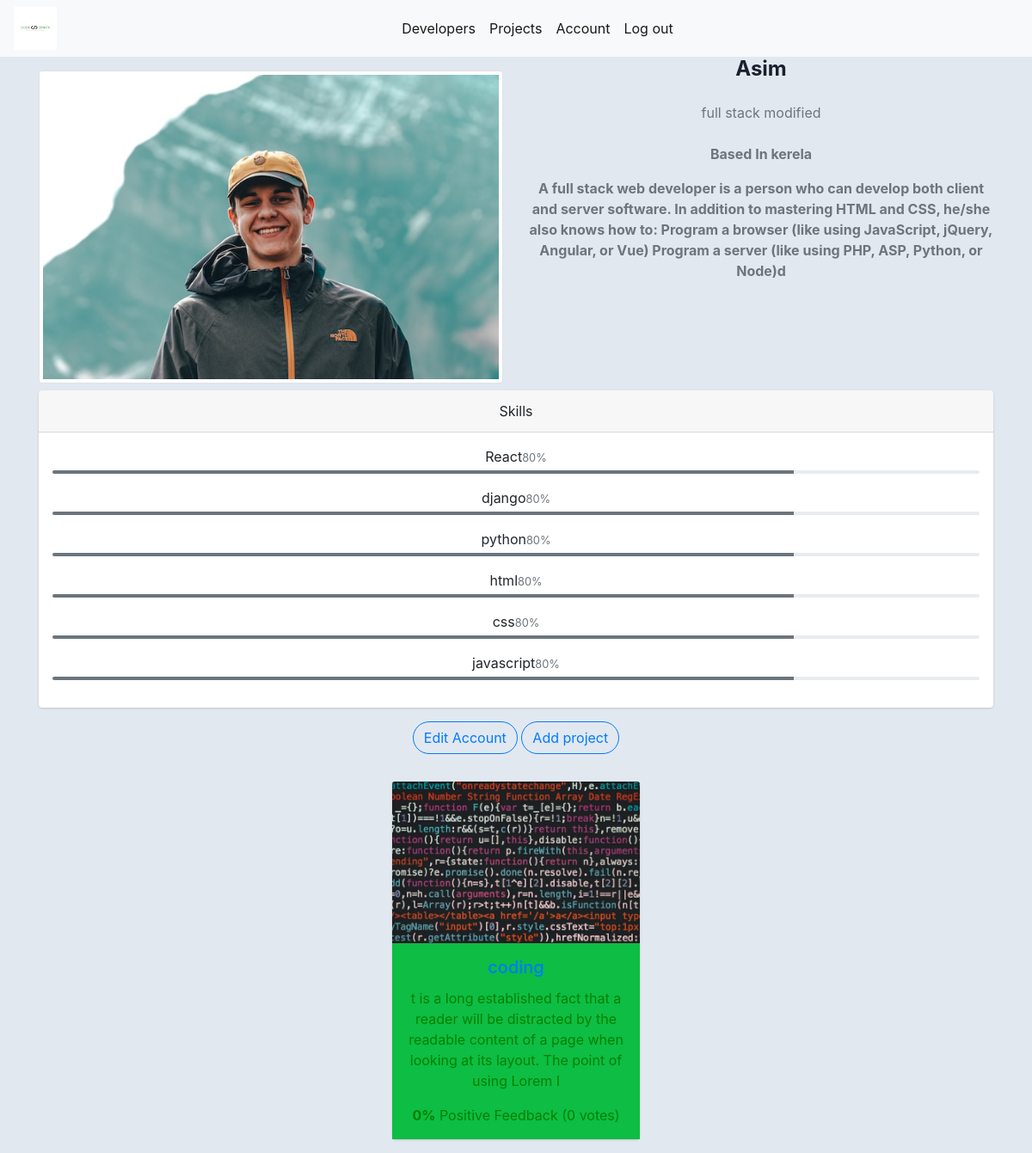
Page /user_account (signed in) on the committed database.
### users/models.py (models this page shows, shortened)
class Profile(models.Model):
    user = models.OneToOneField(User, on_delete=models.CASCADE, null=True, blank=True)
    name = models.CharField(max_length=200, blank=True, null=True)
    email = models.EmailField(max_length=500, blank=True, null=True)
    username = models.CharField(max_length=200, blank=True, null=True)
    location = models.CharField(max_length=200, blank=True, null=True)
    short_intro = models.CharField(max_length=200, blank=True, null=True)
    bio = models.TextField(blank=True, null=True)
    profile_image = models.ImageField(null=True, blank=True, upload_to='profiles/', default="profiles/user-default.png")
    social_github = models.CharField(max_length=200, blank=True, null=True)
    social_twitter = models.CharField(max_length=200, blank=True, null=True)
    social_linkedin = models.CharField(max_length=200, blank=True, null=True)
    social_youtube = models.CharField(max_length=200, blank=True, null=True)
    social_website = models.CharField(max_length=200, blank=True, null=True)
    created = models.DateTimeField(auto_now_add=True)
    id = models.UUIDField(default=uuid.uuid4, unique=True,primary_key=True, editable=False)
    class Meta:
        ordering = ['created']

class Skill(models.Model):
    owner = models.ForeignKey(Profile, on_delete=models.CASCADE, null=True, blank=True)
    name = models.CharField(max_length=200, blank=True, null=True)
    description = models.TextField(null=True, blank=True)
    created = models.DateTimeField(auto_now_add=True)
    id = models.UUIDField(default=uuid.uuid4, unique=True,primary_key=True, editable=False)

### projects/models.py (models this page shows, shortened)
class Project(models.Model):
    owner= models.ForeignKey(Profile,null=True,blank=True,on_delete=models.SET_NULL)
    title = models.CharField(max_length=200)
    description = models.TextField(null=True,blank=True)
    featured_image = models.ImageField(null=True,blank=True,default='default.jpg')
    demo_link = models.CharField(max_length=2000,null=True,blank=True)
    source_link =  models.CharField(max_length=2000,null=True,blank=True)
    tags = models.ManyToManyField('Tag',blank=True)
    vote_total = models.IntegerField(default=0,null=True,blank=True)
    vote_ratio = models.IntegerField(default=0,null=True,blank=True)
    created = models.DateTimeField(auto_now_add=True)
    id= models.UUIDField(default=uuid.uuid4,unique=True,primary_key=True,editable=False)

### users/views.py (the view)
# urls.py: path('user_account',views.user_account,name="user_account"),
@login_required(login_url='login_page')
def user_account(request):
    profile = request.user.profile
    skills = profile.skill_set.all()
    projects = profile.project_set.all()
    context = {'profile':profile,'skills':skills,'projects':projects}
    return render(request,'users/account.html',context)

### users/templates/users/account.html (shortened to what this page needs)
{% extends 'main.html' %}
{% block content %}
<div class="container">
  <div class="row">
    <div class="col-md-6 mx-auto">
      <a href="{% url 'projects' %}"><img src="{{profile.profile_image.url}}" class="img-fluid img-thumbnail w-100 mt-3" alt="Project Thumbnail" /></a>
    </div>
    <div class="col-md-6 text-center">
      <h4 class="font-weight-bold mb-4">{{profile.name}}</h4>
      <div class="text-muted mb-4">{{profile.short_intro}}</div>
      <p class="text-secondary">
        <strong>Based In {{profile.location}}</strong>
      </p>
      <p class="text-secondary">
        <strong>{{profile.bio}}</strong>
      </p>
    </div>
  </div>
<div class="row  justify-content-center my-2">
  <div class="col">
    <div class="card">
      <div class="card-header">Skills</div>
      <div class="card-body">
        {% for skill in skills %}
        <div class="mb-1">{{skill.name}}<small class="text-muted">80%</small></div>
        <div class="progress mb-3" style="height: 4px;">
          <div class="progress-bar bg-secondary" style="width: 80%;"></div>
        </div>
        {% endfor %}
      </div>
    </div>
  </div>
</div>
<div class="row my-3">
  <div class="col">
    <a href="{% url 'edit_account' %}" class="btn btn-outline-primary rounded-pill">Edit Account</a>
    <a href="{% url 'createProject' %}" class="btn btn-outline-primary rounded-pill">Add project</a>
</div>
</div>
  {% for project in projects %}
    <div class="card mx-3 my-3" style="width: 18rem; display:inline-block">
        <a href="{% url 'project' project.id %}" class="project">
          <img class="card-img-top project__thumbnail" src="{{ project.featured_image.url }}" alt="project image thumbnail">
          <div class="card-body" style="background-color: #0DBD44;">
            <h5 class="card-title project__title text-center">{{ project.title }}</h5>
            <p class="text-center">{{ project.description|slice:"150" }}</p>
            <p class="card-text project--rating text-center">
              <span style="font-weight: bold;">{{ project.vote_ratio }}%</span>
              Positive Feedback ({{ project.vote_total }} vote{{ project.vote_total|pluralize:"s" }})
            </p>
          </div>
        </a>
    </div>
    {% endfor %}
  </div>
{% endblock content %}

### static/style/main.css (style rules this page uses)
p { color:green; }
body { background-color:grey; }
a { text-decoration: none; }
.card { position: relative; display: -webkit-flex; display: flex; -webkit-flex-direction: column; flex-direction: column; min-width: 0; word-wrap: break-word; background-color: #fff; background-clip: border-box; border: 1px solid rgba(0,0,0,0.125); border-radius: .25rem; }
.text-center { text-align: center !important; }
.w-100 { width: 100% !important; }
.mx-auto { margin-right: auto !important; margin-left: auto !important; }
body { color: #1a202c; text-align: center; background-color: #e2e8f0; }
.card { box-shadow: 0 1px 3px 0 rgba(0,0,0,.1), 0 1px 2px 0 rgba(0,0,0,.06); }
.card { position: relative; display: flex; flex-direction: column; min-width: 0; word-wrap: break-word; background-color: #fff; background-clip: border-box; border: 0 solid rgba(0,0,0,.125); border-radius: .25rem; }
.card-body { flex: 1 1 auto; min-height: 1px; padding: 1rem; }
.mb-3, .my-3 { margin-bottom: 1rem!important; }

### rows in the picture
Profile: profile_image (picture), name "Asim", short_intro "full stack modified", location "kerela", bio "A full stack web developer is a person who can develop both client and server software. In addition to mastering HTML and CSS, he/she also knows how to: Program a browser (like using JavaScript, jQuery, Angular, or Vue) Program a server (like using PHP, ASP, Python, or Node)d"
Skill: name "React"
Skill: name "django"
Skill: name "python"
Skill: name "html"
Skill: name "css"
Skill: name "javascript"
Project: featured_image (picture), title "coding", description "t is a long established fact that a reader will be distracted by the readable content of a page when looking at its layout. The point of using Lorem I", vote_ratio "0", vote_total "0"
